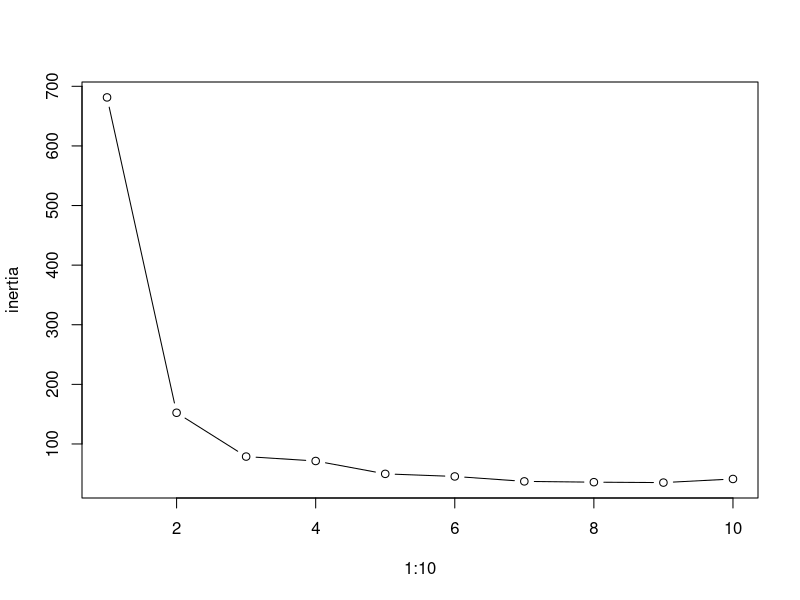

Write the R code that produced this figure.

#kmeans

data(iris)
df <- iris

cluster <-kmeans(df[,1:4], centers=3, iter.max=10, nstart=1)

inertia <- vector(mode="character", length=10)
for (i in 1:10) {
  cluster<-kmeans(df[,1:4], centers=i, iter.max=10, nstart=1)
  inertia[i]<-cluster$tot.withinss
}

plot(1:10, inertia, type="b")